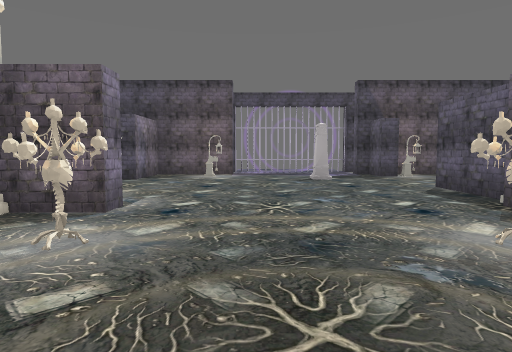
[1] (above)

19 first-person views from a walk through a level from a Godot 3-D game. The camera is 1.4 m above the floor, tilts 4° down and sees 75° across. The floor is counted in squares, 2 m on a side. Each view is taken from the middle of a square. On the plan, view 1 faces up. The plan holds only what a view shows up to about 10 squares ahead; the rest is blank. Some surface patterns are stand-ins.

[2]
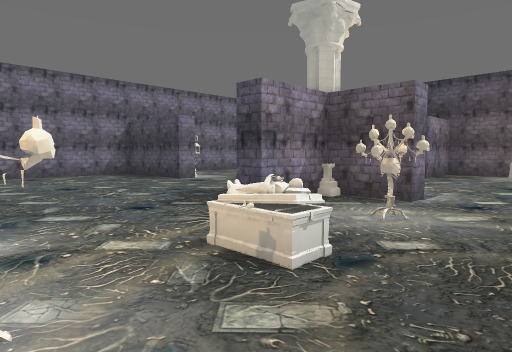

[3]
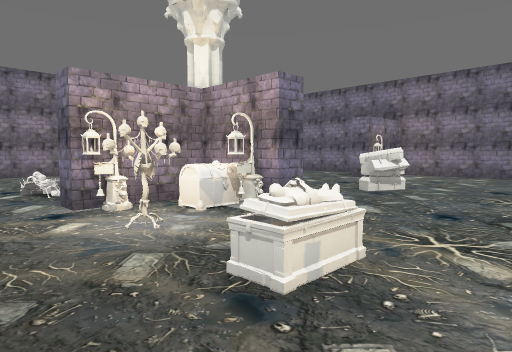

[4]
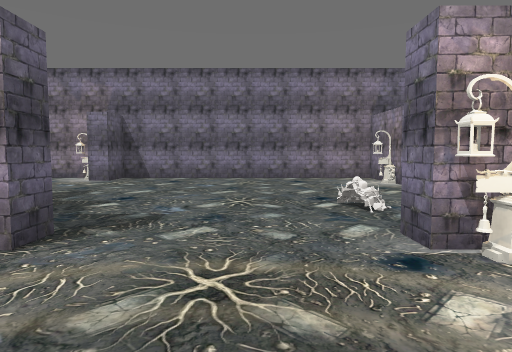

[5]
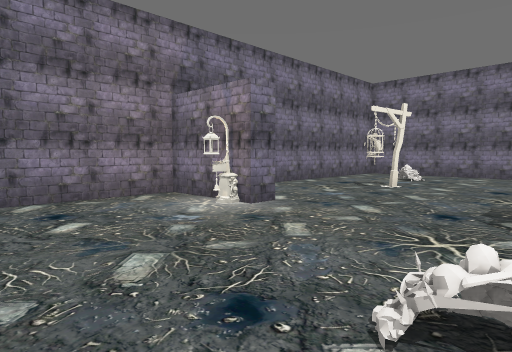

[6]
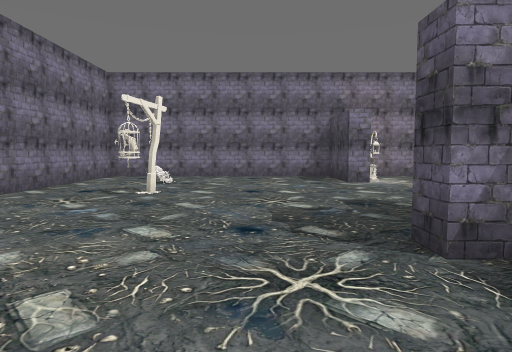

[7]
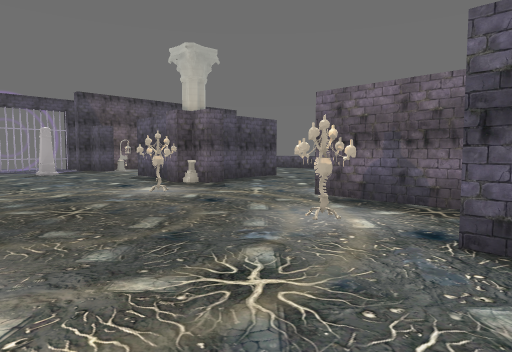

[8]
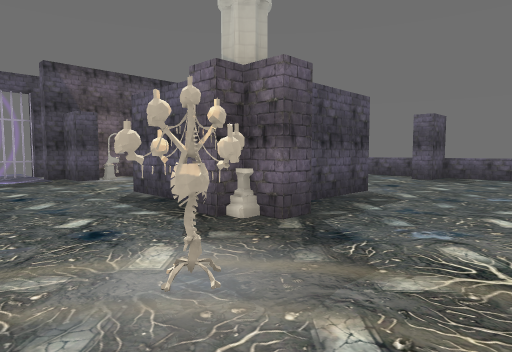

[9]
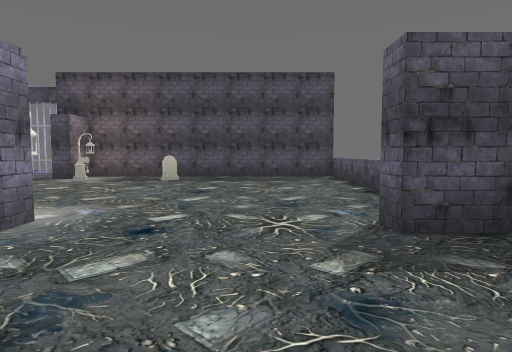

[10]
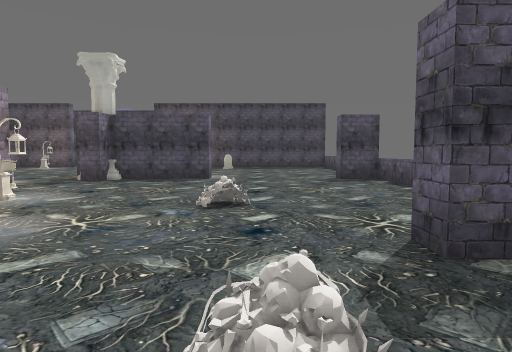

[11]
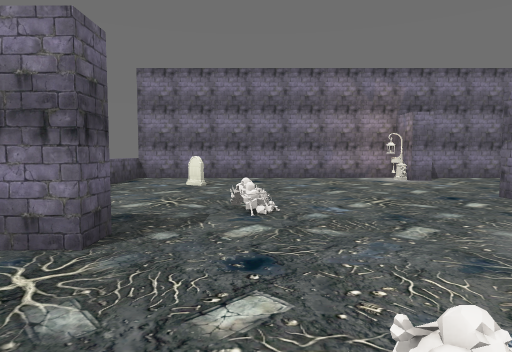

[12]
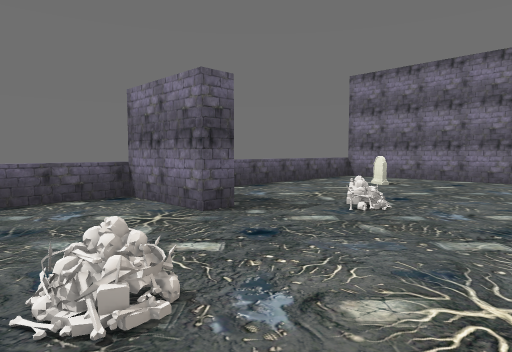

[13]
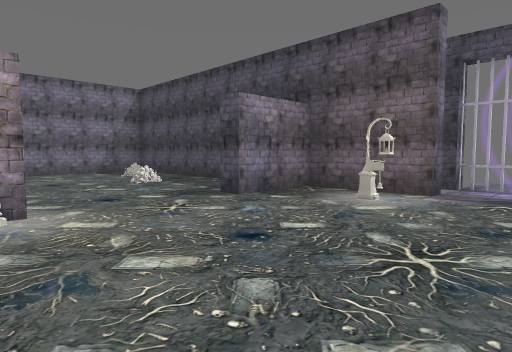

[14]
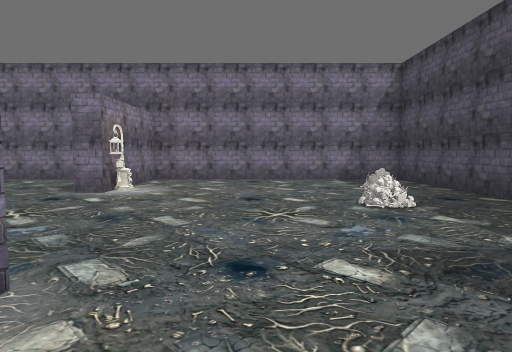

[15]
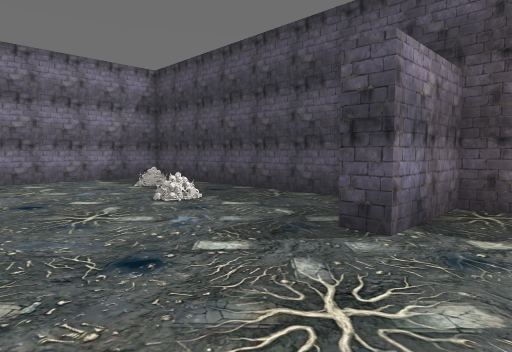

[16]
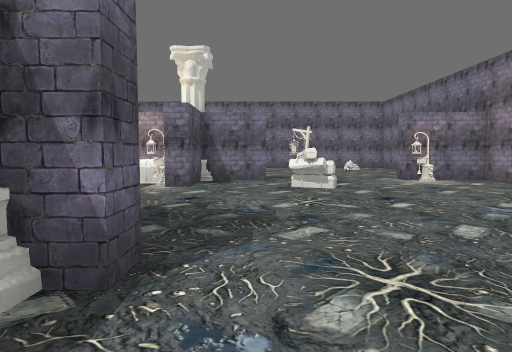

[17]
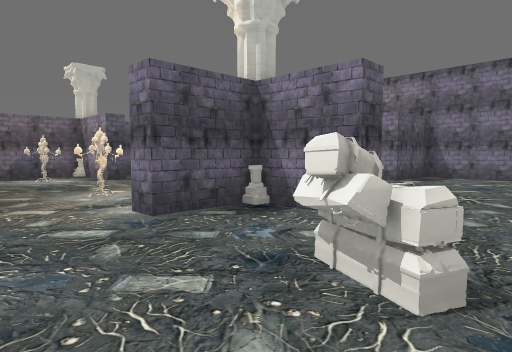

[18]
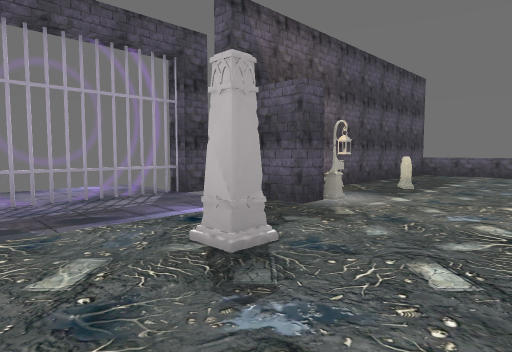

[19]
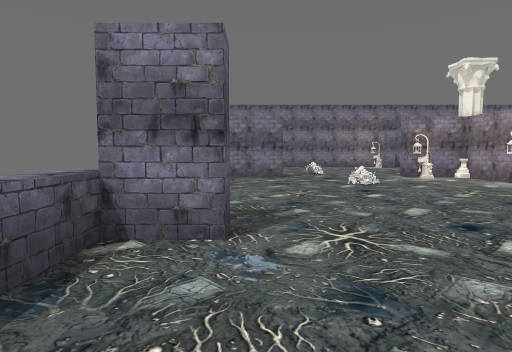

### Floor plan
Key: @ floor where view 1 was taken; # wall or solid block; x gap in a wall; . floor; = window, fence, low wall or low ledge; P pillar; C coffin; B bones; A cage; T tombstone; O other object.
Columns run from 11 left of view 1 to 12 right of it. Each row starts with its distance up from view 1.
 13           #....#
 12           x....x
 11 ###########....#########
 10 #......#.......#..T....#
  9 #.B..B.#.....#.........
  8 #......................
  7 #......................
  6 #..............#.......
  5 #......##......#.......#
  4 ####...#P#.....P##....##
  3 #......#.O...O.........
  2 #........OO..O.........
  1 #........=.............
  0 #..........@...#......
 -1 #....C.##OO..O.#..B....
 -2 ###....###.....##......#
 -3 ##....##P#...####....###
 -4 #.........B.... ...B...
 -5 #..............#.......
 -6 #......................
 -7 #.B.A...............T..
 -8 #......##..............
 -9 #......#.......#.......#
-10 ########################

Where each view was taken, in squares from view 1:
view 1: 0 up, 0 right, facing up
view 2: 1 down, 0 right, facing up-left
view 3: 2 up, 0 right, facing down-left
view 4: 0 up, 0 right, facing down
view 5: 4 down, 0 right, facing down-left
view 6: 5 down, 1 left, facing left
view 7: 3 down, 1 left, facing up-right
view 8: 1 up, 1 right, facing up-right
view 9: 1 up, 9 right, facing up
view 10: 5 down, 8 right, facing up
view 11: 0 up, 8 right, facing down
view 12: 0 up, 6 right, facing down-right
view 13: 5 up, 1 right, facing up-left
view 14: 7 up, 2 left, facing left
view 15: 6 up, 2 left, facing up-left
view 16: 6 up, 5 left, facing down
view 17: 1 up, 7 left, facing down-right
view 18: 7 up, 0 right, facing up-right
view 19: 7 up, 10 right, facing down
